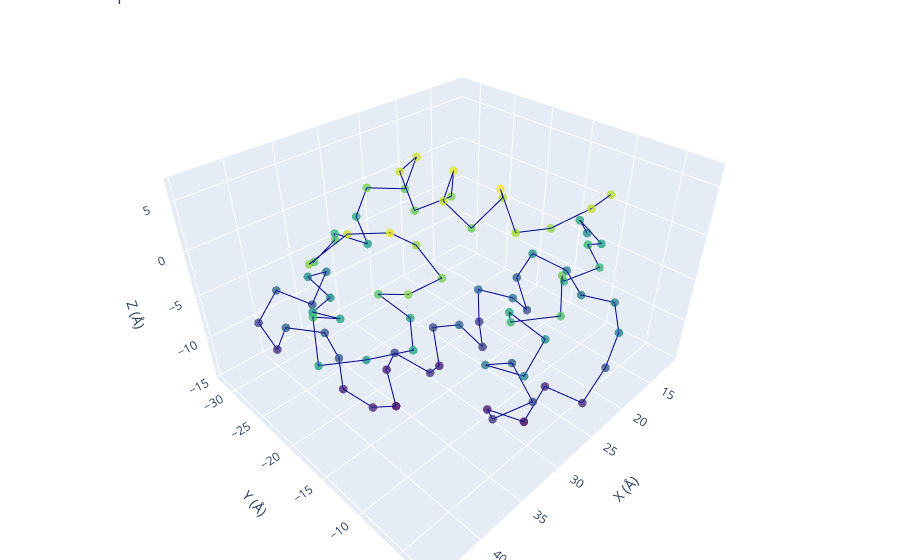

Notebook code for this chart:
### Code cell
def plot_beads(coords, title="MDM2 Alpha Carbons"):
    x, y, z = coords.T

    fig = go.Figure(
        data=[
            go.Scatter3d(
                x=x,
                y=y,
                z=z,
                mode="markers+lines",  # Lines connect the sequence backbone
                marker=dict(size=5, color=z, colorscale="Viridis", opacity=0.8),
                line=dict(color="darkblue", width=2),
            )
        ]
    )

    fig.update_layout(
        title=title,
        scene=dict(xaxis_title="X (Å)", yaxis_title="Y (Å)", zaxis_title="Z (Å)"),
        margin=dict(l=0, r=0, b=0, t=0),
    )

    fig.show()


plot_beads(np.array(coords))
